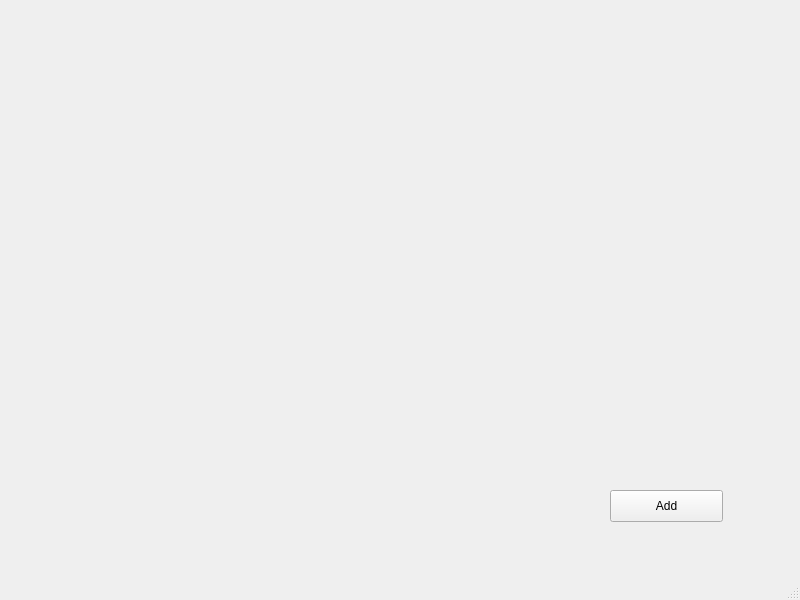
<?xml version="1.0" encoding="UTF-8"?>
<ui version="4.0">
 <class>MainWindow</class>
 <widget class="QMainWindow" name="MainWindow">
  <property name="geometry">
   <rect>
    <x>0</x>
    <y>0</y>
    <width>800</width>
    <height>600</height>
   </rect>
  </property>
  <property name="windowTitle">
   <string>MainWindow</string>
  </property>
  <widget class="QWidget" name="centralwidget">
   <widget class="QPushButton" name="b1">
    <property name="geometry">
     <rect>
      <x>610</x>
      <y>490</y>
      <width>113</width>
      <height>32</height>
     </rect>
    </property>
    <property name="statusTip">
     <string>Add a photo</string>
    </property>
    <property name="text">
     <string>Add</string>
    </property>
   </widget>
  </widget>
  <widget class="QMenuBar" name="menubar">
   <property name="geometry">
    <rect>
     <x>0</x>
     <y>0</y>
     <width>800</width>
     <height>22</height>
    </rect>
   </property>
  </widget>
  <widget class="QStatusBar" name="statusbar"/>
 </widget>
 <resources/>
 <connections/>
</ui>
